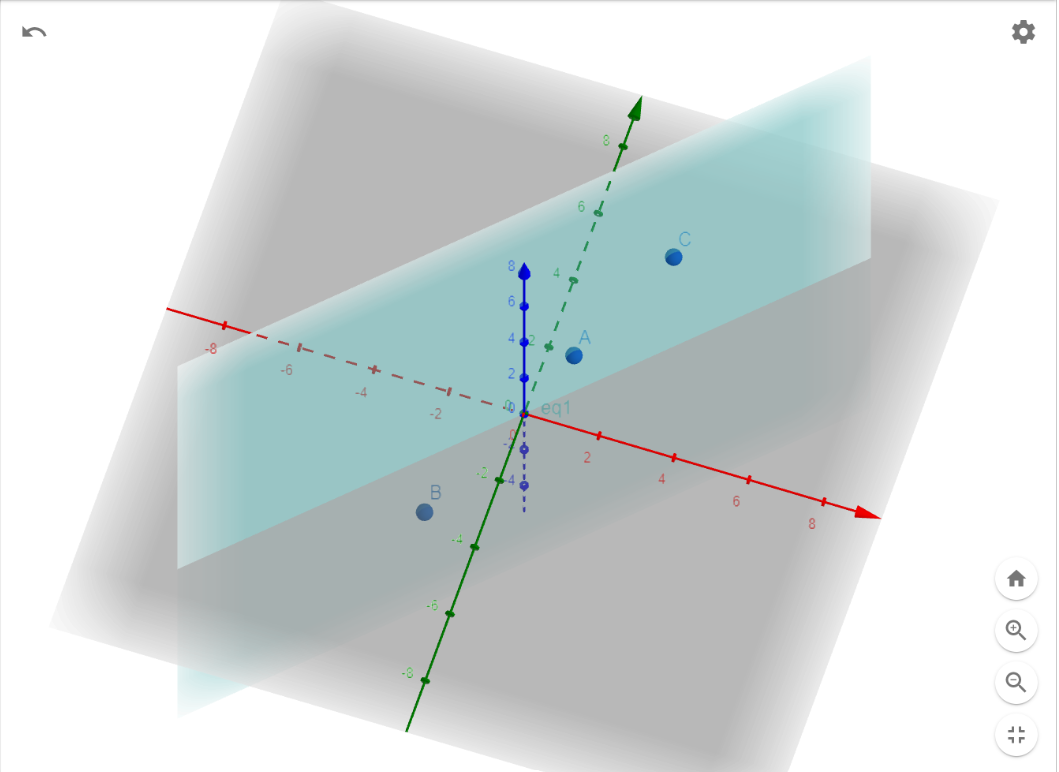
#> input picture Note2/img/plane_visualization.png, 1059 x 772 px, found by its file name
$ jupyter execute Note2.ipynb
#> lines starting #> are read from the running program, lines starting #| are printed output that depends on the picture
### Using Numpy & Sympy: Case Study
(created by Chenkuan Liu; this notebook can also be found at https://github.com/ck44liu/scientific-computing-python-notes/tree/main/Note2)

In previous homework, there was a problem asking the expression of the plane given three points in $\mathbb{R}^3$. The key to this problem is to set up the expression $ax+by+cz+d=0$ (some places write it as $ax+by+cz=d$, but having $d$ on the left side will make it more straightforward in this problem), and then plug in the points to solve the linear system.

At here, we are going to extend and look at this problem from both mathematical and scientific programming perspectives. Without further ado, let's import the libraries:

[cell 1]
import numpy as np
import sympy

#### Example Demo

Let's say we want to determine the plane containing the points $(1,-2,4)$, $(-2,5,-3)$, and $(2,-3,7)$. After plugging them into $ax+by+cz+d=0$, we get the following system:  (note that we are plugging into $x,y,z$ and trying to solve for $a,b,c,d$ )

$$a-2b+4c+d=0$$
$$-2a+5b-3c+d=0$$
$$2a-3b-7c+d=0$$

To solve this linear system, it's better to look at its reduced row echelon form. At here, we can use numpy and sympy to do this:

[cell 2]
# initializing coefficient matrix
M = np.array([[1,-2,4,1],[-2,5,-3,1],[2,-3,7,1]])
M

[cell 3]
# using sympy to compute its rref
M = sympy.Matrix(M)
M.rref()

Note that .rref() command returns two things: the first one is the rref matrix, and the second one lists the pivot columns. At here the pivot columns are the first three columns. Python starts counting from zero, so it returns (0,1,2). Also, since all the values on the right side of the linear system are zeros, we only need to look at the coefficient matrix here.

#### "Meaningless" Derivation

Now let's use the rref to derive some equations by hand and let the numbers tell the tale:

the rref tells us $a-\frac{7}{3}d=0$, $b-\frac{1}{3}d=0$, and $c+\frac{2}{3}d=0$, so we have $a=\frac{7}{3}d$, $b=\frac{1}{3}d$, $c=-\frac{2}{3}d$, and the plane becomes:

$$\frac{7}{3}dx + \frac{1}{3}dy - \frac{2}{3}dz + d = 0.$$

To have a meaningful plane, we need to set $d$ be non-zero. In this way, we can divide $d$ on both sides and get:

$$\frac{7}{3}x + \frac{1}{3}y - \frac{2}{3}z + 1 = 0,$$

which is the expression of our plane.

And now, let's do something "meaningless": multiply both sides by $-1$:

$$-\frac{7}{3}x - \frac{1}{3}y + \frac{2}{3}z - 1 = 0$$

This is still the same plane. However, it actually makes it easier for our program: the last column entries of rref are exactly the $a,b,c$ we seek given that the expression of the plane is $ax+by+cz-1=0$. Our hand derivation above shows that this is true as long as the pivot columns are the first three columns.

In this way, our program becomes more straightforward: we can just extract the last column of rref and give the expression of the plane:

[cell 4]
# extract last column from rref
last_col = M.rref()[0].col(-1)    # M.rref()[0] is the actual rref, while M.rref()[1] gives the pivot columns as shown above
last_col

[cell 5]
# assign the values from the last column to a, b and c
a, b, c = last_col
print(a,b,c)

[cell 6]
# print the expression of the plane
print("The plane is: ({})x + ({})y + ({})z - 1 = 0".format(a, b, c))

#### Plot Twist

Just like nothing is perfect, not all combination of three points can be solved in the same steps. Take a look at the next example: say we want to determine the plane containing $(1,1,2)$, $(-2,-2,-3)$, and $(3,3,5)$:

[cell 7]
N = np.array([[1,1,2,1],[-2,-2,-3,1],[3,3,5,1]])
N = sympy.Matrix(N)
N.rref()

At here, the pivot columns are no longer the first three columns, and we get zero entries in the last column. However, if you observe the points closely, you can find that for each of the three points, we have $x$ equals to $y$. Actually the plane is just $x=y$, namely $a=1,b=-1,c=0,d=0$ if we express it in the form of $ax+by+cz+d=0$. The picture below is generated from Geogebra, which visualizes the plane $x=y$ and our three points.

[cell 8]
from PIL import Image
im = Image.open("img\plane_visualization.png")
#> im is the input picture: PIL image 1059x772 RGBA; mean R, G, B, A 209.5, 217.1, 217.1, 255
im.resize((700,600))
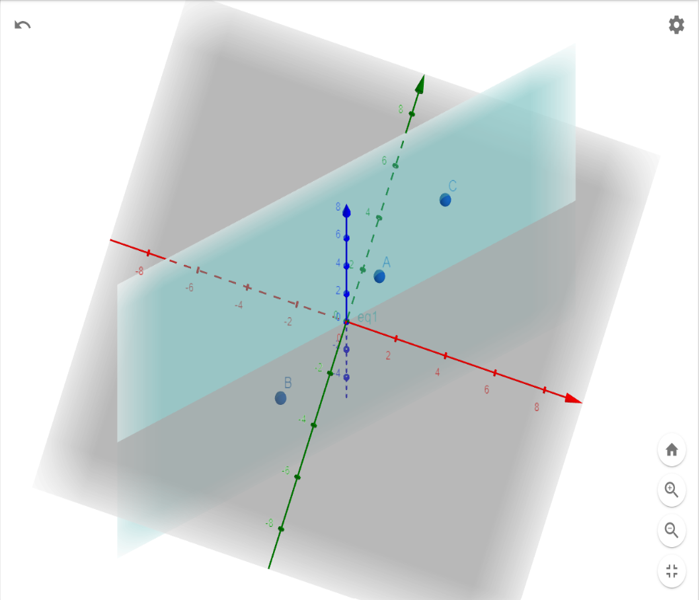
#> Out: PIL image 700x600 RGBA; mean R, G, B, A 209.5, 217.1, 217.1, 255
